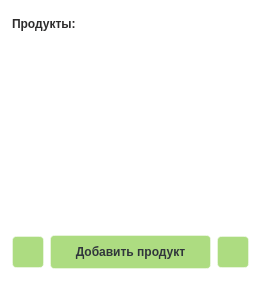
   <widget class="QFrame" name="products_frame">
    <property name="geometry">
     <rect>
      <x>1150</x>
      <y>30</y>
      <width>261</width>
      <height>281</height>
     </rect>
    </property>
    <property name="styleSheet">
     <string notr="true">background-color: rgba(255, 255, 255, 30%);
border: 1px solid  rgba(255, 255, 255, 40%);
border-radius: 10%;

</string>
    </property>
    <layout class="QVBoxLayout" name="verticalLayout_4">
     <item>
      <layout class="QHBoxLayout" name="headerProdHorizontalLayout">
       <item>
        <widget class="QLabel" name="prodHeaderLabel">
         <property name="enabled">
          <bool>true</bool>
         </property>
         <property name="minimumSize">
          <size>
           <width>0</width>
           <height>24</height>
          </size>
         </property>
         <property name="maximumSize">
          <size>
           <width>16777215</width>
           <height>24</height>
          </size>
         </property>
         <property name="styleSheet">
          <string notr="true">background-color: none;
color: #2d2c2c;
border:none;

width: 435px;
height: 24px;

font: 16pt &quot;Extra Bold&quot;;

font-weight: 800;
text-align: left;
vertical-align: top</string>
         </property>
         <property name="text">
          <string>Продукты:</string>
         </property>
        </widget>
       </item>
       <item>
        <widget class="QPushButton" name="sortProdPushButton">
         <property name="sizePolicy">
          <sizepolicy hsizetype="Fixed" vsizetype="Fixed">
           <horstretch>0</horstretch>
           <verstretch>0</verstretch>
          </sizepolicy>
         </property>
         <property name="styleSheet">
          <string notr="true">background-color:none;
height:24px;
width:24px;
padding:0px;
position:relative;
text-align: center;
border: none;
border-radius: 2%;</string>
         </property>
         <property name="text">
          <string/>
         </property>
         <property name="icon">
          <iconset>
           <normaloff>../img/bx_sort-a-z.svg</normaloff>../img/bx_sort-a-z.svg</iconset>
         </property>
         <property name="iconSize">
          <size>
           <width>24</width>
           <height>24</height>
          </size>
         </property>
        </widget>
       </item>
      </layout>
     </item>
     <item>
      <widget class="QTableView" name="prodListTableView">
       <property name="styleSheet">
        <string notr="true">QTableView{
background-color: rgba(255, 255, 255, 50);
border: 3px solid rgba(255, 255, 255, 75);
margin-top: 8px;
}

QTableView::section {
background-color: rgba(55, 55, 55);
color: white;
border: none;
}

QTableView::item {
border-style: none;
border-bottom: rgba(255, 255, 255, 50);
}

QTableView::item:selected {
border-style: none;
border-bottom: rgba(255, 255, 255, 50);
background-color: rgba(255, 255, 255, 85);
}</string>
       </property>
       <property name="showGrid">
        <bool>false</bool>
       </property>
      </widget>
     </item>
     <item>
      <layout class="QHBoxLayout" name="actionsProdHorizontalLayout">
       <item>
        <widget class="QPushButton" name="editProdPushButton">
         <property name="sizePolicy">
          <sizepolicy hsizetype="Fixed" vsizetype="Fixed">
           <horstretch>0</horstretch>
           <verstretch>0</verstretch>
          </sizepolicy>
         </property>
         <property name="minimumSize">
          <size>
           <width>32</width>
           <height>32</height>
          </size>
         </property>
         <property name="maximumSize">
          <size>
           <width>32</width>
           <height>32</height>
          </size>
         </property>
         <property name="styleSheet">
          <string notr="true">QPushButton{
height:32px;
width:auto;

color: #30353B;
background: #ADDC81;

text-align:center;
vertical-align:center;
font-size:12px;
font-family:Inter;
line-height:auto;
font-weight: bold;

border-radius:4%;
}

QPushButton:hover {
background: #AAAA81;
border: 2px solid rgba(146, 146, 120, 75);
}

QPushButton:pressed{
background: #AAAAFF;
}</string>
         </property>
         <property name="text">
          <string/>
         </property>
         <property name="icon">
          <iconset>
           <normaloff>../img/bx_edit.svg</normaloff>../img/bx_edit.svg</iconset>
         </property>
         <property name="iconSize">
          <size>
           <width>24</width>
           <height>24</height>
          </size>
         </property>
        </widget>
       </item>
       <item>
        <widget class="QPushButton" name="addProdPushButton">
         <property name="styleSheet">
          <string notr="true">QPushButton{
height:32px;
width:auto;

color: #30353B;
background: #ADDC81;

text-align:center;
vertical-align:center;
font-size:12px;
line-height:auto;
font-weight: bold;

border-radius:4%;
}

QPushButton:hover {
background: #AAAA81;
border: 2px solid rgba(146, 146, 120, 75);
}

QPushButton:pressed{
background: #AAAAFF;
}

</string>
         </property>
         <property name="text">
          <string>Добавить продукт</string>
         </property>
        </widget>
       </item>
       <item>
        <widget class="QPushButton" name="deliteProdPushButton">
         <property name="sizePolicy">
          <sizepolicy hsizetype="Fixed" vsizetype="Fixed">
           <horstretch>0</horstretch>
           <verstretch>0</verstretch>
          </sizepolicy>
         </property>
         <property name="minimumSize">
          <size>
           <width>32</width>
           <height>32</height>
          </size>
         </property>
         <property name="maximumSize">
          <size>
           <width>32</width>
           <height>32</height>
          </size>
         </property>
         <property name="styleSheet">
          <string notr="true">QPushButton{
height:32px;
width:auto;

color: #30353B;
background: #ADDC81;

text-align:center;
vertical-align:center;
font-size:12px;
font-family:Inter;
line-height:auto;
font-weight: bold;

border-radius:4%;
}

QPushButton:hover {
background: #AAAA81;
border: 2px solid rgba(146, 146, 120, 75);
}

QPushButton:pressed{
background: #AAAAFF;
}</string>
         </property>
         <property name="text">
          <string/>
         </property>
         <property name="icon">
          <iconset>
           <normaloff>../img/bx_trash.svg</normaloff>../img/bx_trash.svg</iconset>
         </property>
         <property name="iconSize">
          <size>
           <width>24</width>
           <height>24</height>
          </size>
         </property>
        </widget>
       </item>
      </layout>
     </item>
    </layout>
   </widget>
